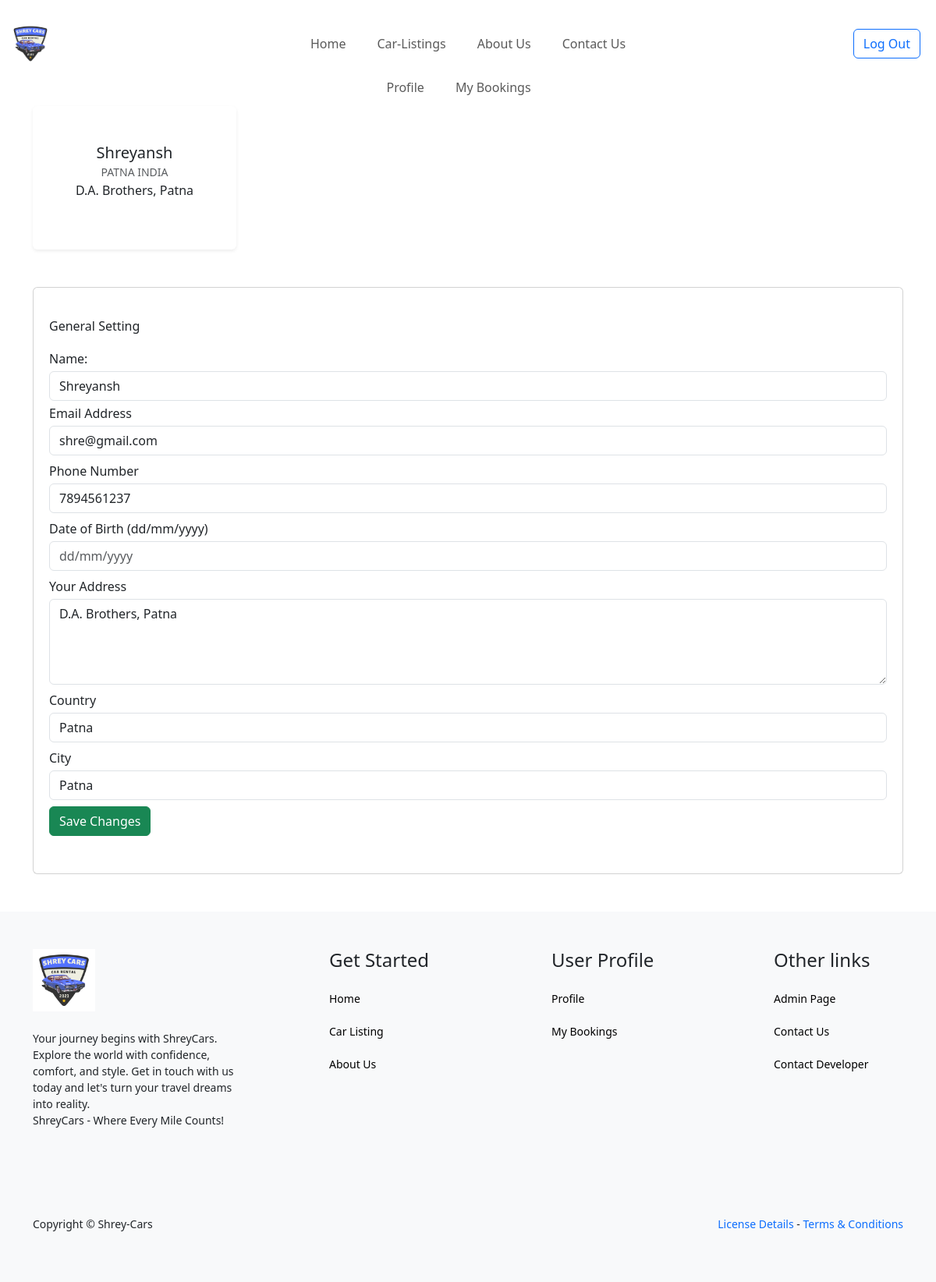
/profile.php (signed in), run on the app's committed database.
### tables this page shows
CREATE TABLE `tblusers` (
  `id` int(11) NOT NULL,
  `FullName` varchar(120) DEFAULT NULL,
  `EmailId` varchar(100) DEFAULT NULL,
  `Password` varchar(100) DEFAULT NULL,
  `ContactNo` char(11) DEFAULT NULL,
  `dob` varchar(100) DEFAULT NULL,
  `Address` varchar(255) DEFAULT NULL,
  `City` varchar(100) DEFAULT NULL,
  `Country` varchar(100) DEFAULT NULL,
  `RegDate` timestamp NULL DEFAULT current_timestamp(),
  `UpdationDate` timestamp NULL DEFAULT NULL ON UPDATE current_timestamp()
);

### profile.php (the view, shortened to what this page needs)
<?php
if(strlen($_SESSION['login'])==0)
  {
header('location:index.php');
}
else{
?>
<?php
include('includes/config.php');
?>
<!DOCTYPE HTML>
<html lang="en">
<head>
<link href="https://cdn.jsdelivr.net/npm/bootstrap@5.3.3/dist/css/bootstrap.min.css" rel="stylesheet">
</head>
<body>
<?php include('includes/header.php');?>
<?php
$useremail=$_SESSION['login'];
$sql = "SELECT * from tblusers where EmailId=:useremail";
$query = $dbh -> prepare($sql);
$query -> bindParam(':useremail',$useremail, PDO::PARAM_STR);
$query->execute();
$results=$query->fetchAll(PDO::FETCH_OBJ);
if($query->rowCount() > 0)
{
foreach($results as $result)
{ ?>
<div class="container mt-4">
    <div class="row text-center">
        <div class="col-xl-3 col-sm-6 ">
            <div class="bg-white rounded shadow-sm py-5 px-4">
                <h5 class="mb-0"><?php echo htmlentities($result->FullName);?></h5><span class="small text-uppercase text-muted"><?php echo htmlentities($result->City);?>&nbsp;<?php echo htmlentities($result->Country);?></span>
                <p><?php echo htmlentities($result->Address);?></p>
            </div>
        </div>
    </div>
</div>
<div class="container mt-5 mb-5 justify-content-center">
    <div class="card px-1 py-4">
        <div class="card-body">
            <h6 class="card-title mb-3">General Setting</h6>
			<form method="post">
				<div class="row">
					<div class="col-sm-12">
						<div class="form-group">
							<label class="my-1">Name:</label>
							<input type="text" class="form-control" name="fullname" placeholder="" value="<?php echo htmlentities($result->FullName);?>" required>
						</div>
					</div>
				</div>
				<div class="row">
					<div class="col-sm-12">
						<div class="form-group">
                            <label class="control-label my-1">Email Address</label>
                            <input class="form-control white_bg" value="<?php echo htmlentities($result->EmailId);?>" name="emailid" id="email" type="email" required readonly>
						</div>
					</div>
				</div>
				<div class="row">
					<div class="col-sm-12 mt-1">
						<div class="form-group">
                            <label class="control-label my-1">Phone Number</label>
                            <input class="form-control white_bg" name="mobilenumber" value="<?php echo htmlentities($result->ContactNo);?>" id="phone-number" type="text" required>
						</div>
					</div>
				</div>
                <div class="row">
					<div class="col-sm-12 mt-1">
						<div class="form-group">
                            <label class="control-label my-1">Date of Birth&nbsp;(dd/mm/yyyy)</label>
                            <input class="form-control white_bg" value="<?php echo htmlentities($result->dob);?>" name="dob" placeholder="dd/mm/yyyy" id="birth-date" type="text" >
						</div>
					</div>
				</div>
                <div class="row">
					<div class="col-sm-12 mt-1">
						<div class="form-group">
                            <label class="control-label my-1">Your Address</label>
                            <textarea class="form-control white_bg" name="address" rows="4" ><?php echo htmlentities($result->Address);?></textarea>
						</div>
					</div>
				</div>
                <div class="row">
					<div class="col-sm-12 mt-1">
						<div class="form-group">
                            <label class=" my-1 control-label">Country</label>
                            <input class="form-control white_bg"  id="country" name="country" value="<?php echo htmlentities($result->City);?>" type="text">
						</div>
					</div>
				</div>
                <div class="row">
					<div class="col-sm-12 mt-1">
						<div class="form-group">
                            <label class=" my-1 control-label">City</label>
                            <input class="form-control white_bg" id="city" name="city" value="<?php echo htmlentities($result->City);?>" type="text">
						</div>
					</div>
				</div>
			<?php }} ?>
            <div class="form-group">
              <button type="submit" name="updateprofile" class=" my-2 btn btn-success">Save Changes <span class="angle_arrow"><i class="fa fa-angle-right" aria-hidden="true"></i></span></button>
            </div>
			</form>
        </div>
    </div>
</div>
<?php include('includes/footer.php'); ?>
</body>
</html>
<?php } ?>

### data on the page
tblusers: FullName "Shreyansh", City "PATNA", Country "INDIA", Address "D.A. Brothers, Patna", fullname "Shreyansh", emailid "shre@gmail.com", mobilenumber "7894561237", address "D.A. Brothers, Patna", country "Patna", city "Patna"
